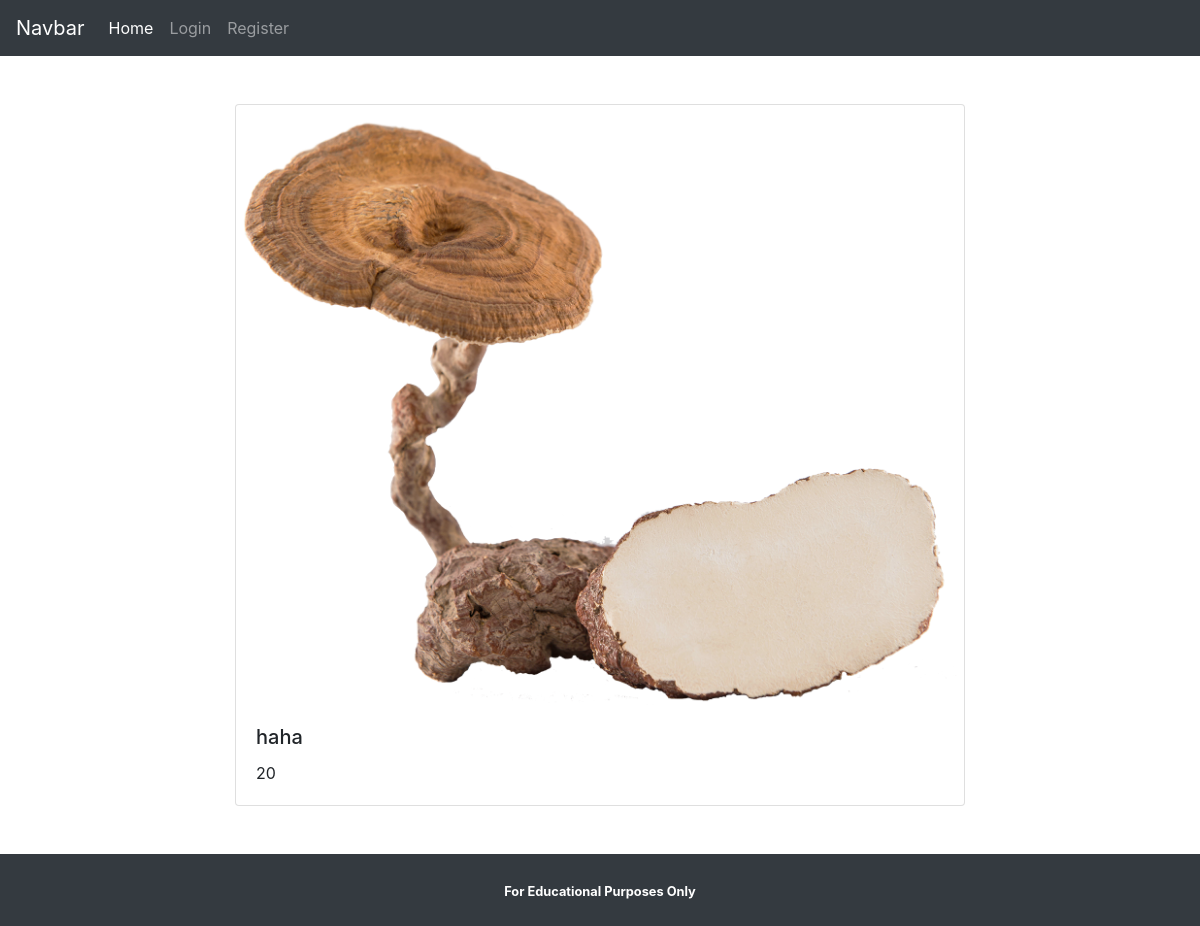
/views/item_details.php?id=11, run on the app's committed database.
### tables this page shows
CREATE TABLE `items` (
  `id` int(11) NOT NULL,
  `name` char(50) NOT NULL,
  `price` float(10,2) NOT NULL,
  `description` char(100) NOT NULL,
  `image` char(235) NOT NULL,
  `category_id` int(11) NOT NULL
);

### views/item_details.php (the view, shortened to what this page needs)
<?php
function get_content() {
	require_once '../controllers/connection.php';
	$id = $_GET['id'];
	$query  = "SELECT * FROM items WHERE id = $id";
	$item = mysqli_fetch_assoc(mysqli_query($cn, $query));
?>
<div class="container py-5">
	<div class="row">
		<div class="col-md-8 mx-auto">
			<div class="card">
				<img src="<?php echo $item['image'] ?>">
				<div class="card-body">
					<h5 class="card-title"><?php echo $item['name'] ?></h5>
					<p class="card-text"><?php echo $item['description'] ?></p>
				</div>
			</div>
		</div>
	</div>
</div>
<?php
	}
	require 'partials/layout.php';
?>

### data on the page
items: image (picture), name "haha", description "20"
